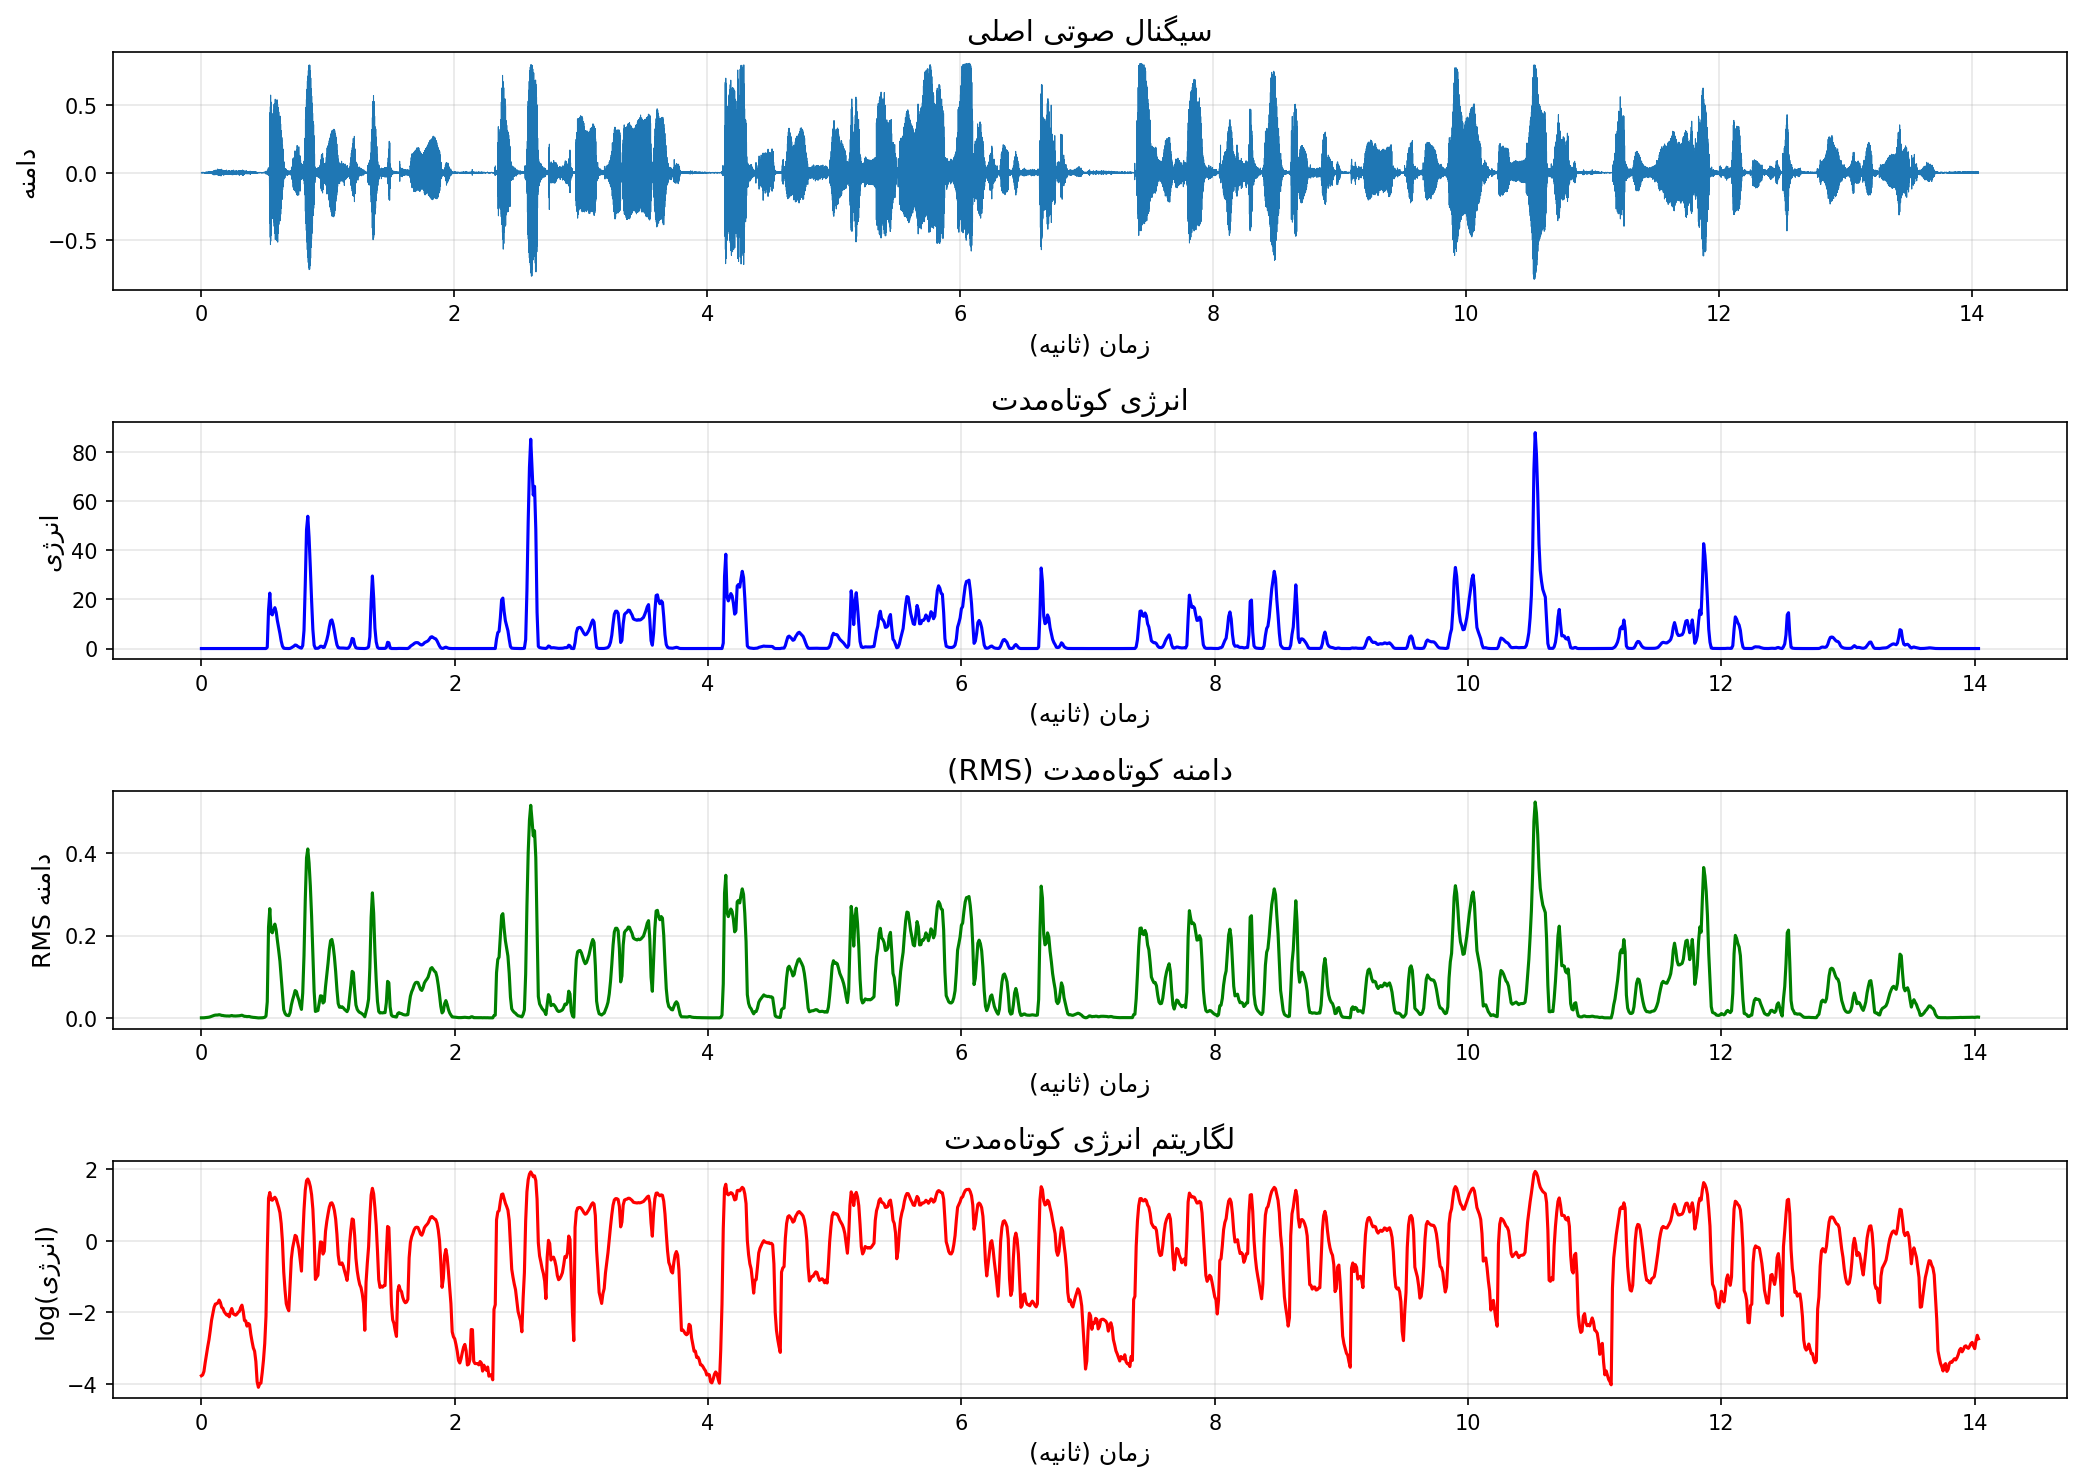

Reproduce this figure in Python.
"""
بخش 1b: محاسبه و نمایش انرژی کوتاه‌مدت
این فایل انرژی کوتاه‌مدت و دامنه زمانی کوتاه‌مدت را محاسبه می‌کند.
"""

import numpy as np
import matplotlib.pyplot as plt
import soundfile as sf
from scipy import signal

# خواندن فایل صوتی
audio_file = None
audio_data = None
sample_rate = None

# تلاش برای خواندن فایل FLAC یا WAV
for filename in ['audio.flac', 'audio.wav']:
    try:
        audio_data, sample_rate = sf.read(filename)
        audio_file = filename
        print(f"فایل صوتی با موفقیت خوانده شد: {audio_file}")
        break
    except FileNotFoundError:
        continue

if audio_file is None:
    print("فایل صوتی یافت نشد. یک سیگنال نمونه ایجاد می‌شود...")
    sample_rate = 16000
    duration = 2
    t = np.linspace(0, duration, sample_rate * duration)
    audio_data = (np.sin(2 * np.pi * 440 * t) * 0.5 +
                  np.sin(2 * np.pi * 880 * t) * 0.3 +
                  np.random.normal(0, 0.1, len(t)))
    audio_data = audio_data / np.max(np.abs(audio_data))

# تبدیل به مونو در صورت استریو
if len(audio_data.shape) > 1:
    audio_data = np.mean(audio_data, axis=1)

# پارامترهای فریم
frame_length_ms = 20  # طول فریم به میلی‌ثانیه
frame_length = int(sample_rate * frame_length_ms / 1000)  # طول فریم به نمونه
frame_shift_ms = 10  # جابجایی فریم به میلی‌ثانیه
frame_shift = int(sample_rate * frame_shift_ms / 1000)  # جابجایی فریم به نمونه

print(f"\nپارامترهای فریم:")
print(f"طول فریم: {frame_length_ms} ms ({frame_length} نمونه)")
print(f"جابجایی فریم: {frame_shift_ms} ms ({frame_shift} نمونه)")

# تقسیم به فریم‌ها
num_frames = int((len(audio_data) - frame_length) / frame_shift) + 1
frames = []
for i in range(num_frames):
    start = i * frame_shift
    end = start + frame_length
    if end > len(audio_data):
        frame = np.pad(audio_data[start:], (0, end - len(audio_data)), 'constant')
    else:
        frame = audio_data[start:end]
    frames.append(frame)

frames = np.array(frames)
print(f"تعداد فریم‌ها: {num_frames}")

# محاسبه انرژی کوتاه‌مدت
short_term_energy = []
for frame in frames:
    energy = np.sum(frame ** 2)
    short_term_energy.append(energy)

short_term_energy = np.array(short_term_energy)

# محاسبه دامنه کوتاه‌مدت (RMS)
short_term_amplitude = []
for frame in frames:
    rms = np.sqrt(np.mean(frame ** 2))
    short_term_amplitude.append(rms)

short_term_amplitude = np.array(short_term_amplitude)

# محاسبه محور زمان برای فریم‌ها
frame_times = np.arange(num_frames) * frame_shift / sample_rate

# ایجاد نمودار
plt.figure(figsize=(14, 10))

# نمودار سیگنال اصلی
time_axis = np.arange(len(audio_data)) / sample_rate
plt.subplot(4, 1, 1)
plt.plot(time_axis, audio_data, linewidth=0.5)
plt.title('سیگنال صوتی اصلی', fontsize=14, fontfamily='DejaVu Sans')
plt.xlabel('زمان (ثانیه)', fontsize=12)
plt.ylabel('دامنه', fontsize=12)
plt.grid(True, alpha=0.3)

# نمودار انرژی کوتاه‌مدت
plt.subplot(4, 1, 2)
plt.plot(frame_times, short_term_energy, 'b-', linewidth=1.5)
plt.title('انرژی کوتاه‌مدت', fontsize=14, fontfamily='DejaVu Sans')
plt.xlabel('زمان (ثانیه)', fontsize=12)
plt.ylabel('انرژی', fontsize=12)
plt.grid(True, alpha=0.3)

# نمودار دامنه کوتاه‌مدت (RMS)
plt.subplot(4, 1, 3)
plt.plot(frame_times, short_term_amplitude, 'g-', linewidth=1.5)
plt.title('دامنه کوتاه‌مدت (RMS)', fontsize=14, fontfamily='DejaVu Sans')
plt.xlabel('زمان (ثانیه)', fontsize=12)
plt.ylabel('دامنه RMS', fontsize=12)
plt.grid(True, alpha=0.3)

# نمودار لگاریتم انرژی
plt.subplot(4, 1, 4)
log_energy = np.log10(short_term_energy + 1e-10)  # اضافه کردن مقدار کوچک برای جلوگیری از log(0)
plt.plot(frame_times, log_energy, 'r-', linewidth=1.5)
plt.title('لگاریتم انرژی کوتاه‌مدت', fontsize=14, fontfamily='DejaVu Sans')
plt.xlabel('زمان (ثانیه)', fontsize=12)
plt.ylabel('log(انرژی)', fontsize=12)
plt.grid(True, alpha=0.3)

plt.tight_layout()
plt.savefig('part1b_short_term_energy.png', dpi=150, bbox_inches='tight')
print("\nنمودار در فایل 'part1b_short_term_energy.png' ذخیره شد.")
plt.show()

# نمایش آمار
print(f"\nآمار انرژی کوتاه‌مدت:")
print(f"حداقل: {np.min(short_term_energy):.6f}")
print(f"حداکثر: {np.max(short_term_energy):.6f}")
print(f"میانگین: {np.mean(short_term_energy):.6f}")
print(f"انحراف معیار: {np.std(short_term_energy):.6f}")

